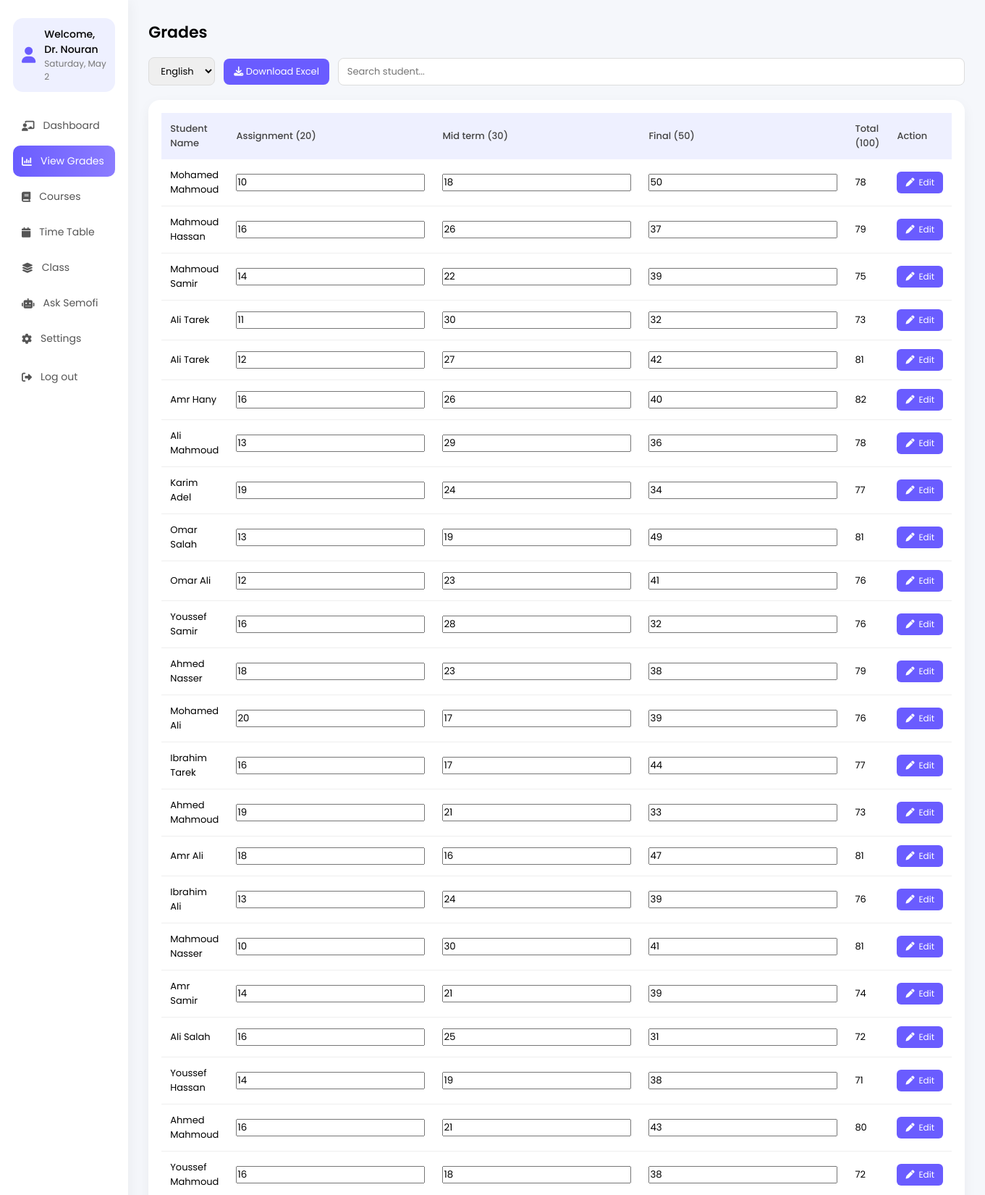
/view_grades (upper part), run on the app's committed database.
### tables this page shows
CREATE TABLE grades (
        id INTEGER PRIMARY KEY AUTOINCREMENT,
        student_id INTEGER,
        assignment INTEGER,
        midterm INTEGER,
        final INTEGER,
        total INTEGER,
        FOREIGN KEY(student_id) REFERENCES students(id)
    );

CREATE TABLE students (
        id INTEGER PRIMARY KEY AUTOINCREMENT,
        name TEXT NOT NULL,
        user_id INTEGER,
        FOREIGN KEY(user_id) REFERENCES users(id)
    );

### app.py (the view)
@app.route("/view_grades")
def view_grades():
    conn = get_db()
    grades = conn.execute("""
        SELECT grades.id, students.name,
               grades.assignment, grades.midterm,
               grades.final, grades.total
        FROM grades
        JOIN students ON grades.student_id = students.id
    """).fetchall()
    conn.close()
    return render_template("view_grades.html", grades=grades)

### app.py (called while the page is built)
def get_db():
    conn = sqlite3.connect("lms.db")
    conn.row_factory = sqlite3.Row
    return conn

### templates/view_grades.html (shortened to what this page needs)
<!DOCTYPE html>
<html lang="en">
<head>
<link rel="stylesheet"
href="{{ url_for('static', filename='view_grades.css') }}">
<link href="https://cdnjs.cloudflare.com/ajax/libs/font-awesome/6.5.0/css/all.min.css"
rel="stylesheet">
</head>
<body>
<div class="dashboard">
<div class="sidebar">
<div>
<div class="welcome">
<i class="fa-solid fa-user"></i>
<div>
<h4>Welcome, Dr. Nouran</h4>
<p id="dateText"></p>
</div>
</div>
<ul class="menu">
<li class="menu-item">
<a href="/professor_dashboard">
<i class="fa-solid fa-chalkboard-user"></i>
Dashboard
</a>
</li>
<li class="menu-item active">
<a href="/view_grades">
<i class="fa-solid fa-chart-column"></i>
View Grades
</a>
</li>
<li class="menu-item">
<a href="/courses_professor">
<i class="fa-solid fa-book"></i>
Courses
</a>
</li>
<li class="menu-item">
<a href="#">
<i class="fa-solid fa-calendar"></i>
Time Table
</a>
</li>
<li class="menu-item">
<a href="#">
<i class="fa-solid fa-layer-group"></i>
Class
</a>
</li>
<li class="menu-item">
<a href="#">
<i class="fa-solid fa-robot"></i>
Ask Semofi
</a>
</li>
<li class="menu-item">
<a href="/settings">
<i class="fa-solid fa-gear"></i>
Settings
</a>
</li>
<li class="menu-item logout-item">
<a href="/">
<i class="fa-solid fa-right-from-bracket"></i>
Log out
</a>
</li>
</ul>
</div>
</div>
<div class="main">
<h2 class="page-title">Grades</h2>
<div class="top-controls">
<select>
<option>English</option>
</select>
<button id="downloadBtn">
<i class="fa-solid fa-download"></i>
Download Excel
</button>
<input
type="text"
id="searchInput"
placeholder="Search student...">
</div>
<div class="table-container">
<table id="gradesTable">
<thead>
<tr>
<th>Student Name</th>
<th>Assignment (20)</th>
<th>Mid term (30)</th>
<th>Final (50)</th>
<th>Total (100)</th>
<th>Action</th>
</tr>
</thead>
<tbody>
{% for g in grades %}
<tr id="row-{{ g['id'] }}">
<td>
{{ g['name'] }}
</td>
<td>
<input
type="number"
class="assignment"
value="{{ g['assignment'] }}"
readonly>
</td>
<td>
<input
type="number"
class="midterm"
value="{{ g['midterm'] }}"
readonly>
</td>
<td>
<input
type="number"
class="final"
value="{{ g['final'] }}"
readonly>
</td>
<td class="total">
{{ g['total'] }}
</td>
<td>
<button
type="button"
class="edit-btn"
<button
type="button"
class="edit-btn">
<i class="fa-solid fa-pen"></i>
Edit
</button>
</td>
</tr>
{% endfor %}
</tbody>
</table>
</div>
</div>
</div>
</body>
</html>

### static/view_grades.css (style rules this page uses)
* { margin:0; padding:0; box-sizing:border-box; font-family:'Poppins',sans-serif; }
body { background:#f5f7fb; }
.dashboard { display:flex; min-height:100vh; }
.sidebar { width:260px; background:white; padding:25px 18px; box-shadow:2px 0 18px rgba(0,0,0,0.05); display:flex; flex-direction:column; justify-content:space-between; }
.welcome { display:flex; align-items:center; gap:12px; background:#eef0ff; padding:12px; border-radius:14px; margin-bottom:25px; }
.welcome i { font-size:22px; color:#6a5cff; }
.welcome h4 { font-size:14px; font-weight:500; }
.welcome p { font-size:12px; color:#777; }
.menu { list-style:none; }
.menu-item { margin-bottom:6px; border-radius:12px; }
.menu-item a { display:flex; align-items:center; gap:12px; padding:11px 12px; text-decoration:none; color:#555; font-size:14px; border-radius:10px; transition:0.2s; }
.menu-item.active a { background:linear-gradient( 90deg, #6a5cff, #8b7cff ); color:white; }
.logout-item { margin-top:10px; }
.main { flex:1; padding:28px; }
.page-title { font-size:22px; font-weight:600; margin-bottom:18px; }
.top-controls { display:flex; align-items:center; gap:12px; margin-bottom:20px; flex-wrap:wrap; }
.top-controls select, .top-controls input { padding:8px 12px; border-radius:8px; border:1px solid #ddd; font-size:13px; }
.top-controls input { flex:1; min-width:220px; }
#downloadBtn { background:#6a5cff; color:white; border:none; padding:8px 14px; border-radius:8px; cursor:pointer; font-size:13px; transition:0.2s; }
.table-container { background:white; border-radius:16px; padding:18px; box-shadow:0 6px 18px rgba(0,0,0,0.05); overflow-x:auto; }
table { width:100%; border-collapse:collapse; }
th { background:#eef0ff; padding:12px; font-size:13px; text-align:left; font-weight:500; color:#444; }
td { padding:12px; border-bottom:1px solid #eee; font-size:13px; }
.edit-btn { background:#6a5cff; color:white; border:none; padding:6px 12px; border-radius:6px; cursor:pointer; font-size:12px; display:flex; align-items:center; gap:6px; transition:0.2s; }

### data on the page
grades: name "Mohamed Mahmoud", assignment "10", midterm "18", final "50", total "78"
grades: name "Mahmoud Hassan", assignment "16", midterm "26", final "37", total "79"
grades: name "Mahmoud Samir", assignment "14", midterm "22", final "39", total "75"
grades: name "Ali Tarek", assignment "11", midterm "30", final "32", total "73"
grades: name "Ali Tarek", assignment "12", midterm "27", final "42", total "81"
grades: name "Amr Hany", assignment "16", midterm "26", final "40", total "82"
grades: name "Ali Mahmoud", assignment "13", midterm "29", final "36", total "78"
grades: name "Karim Adel", assignment "19", midterm "24", final "34", total "77"
grades: name "Omar Salah", assignment "13", midterm "19", final "49", total "81"
grades: name "Omar Ali", assignment "12", midterm "23", final "41", total "76"
grades: name "Youssef Samir", assignment "16", midterm "28", final "32", total "76"
grades: name "Ahmed Nasser", assignment "18", midterm "23", final "38", total "79"
grades: name "Mohamed Ali", assignment "20", midterm "17", final "39", total "76"
grades: name "Ibrahim Tarek", assignment "16", midterm "17", final "44", total "77"
grades: name "Ahmed Mahmoud", assignment "19", midterm "21", final "33", total "73"
grades: name "Amr Ali", assignment "18", midterm "16", final "47", total "81"
grades: name "Ibrahim Ali", assignment "13", midterm "24", final "39", total "76"
grades: name "Mahmoud Nasser", assignment "10", midterm "30", final "41", total "81"
grades: name "Amr Samir", assignment "14", midterm "21", final "39", total "74"
grades: name "Ali Salah", assignment "16", midterm "25", final "31", total "72"
grades: name "Youssef Hassan", assignment "14", midterm "19", final "38", total "71"
grades: name "Ahmed Mahmoud", assignment "16", midterm "21", final "43", total "80"
grades: name "Youssef Mahmoud", assignment "16", midterm "18", final "38", total "72"
